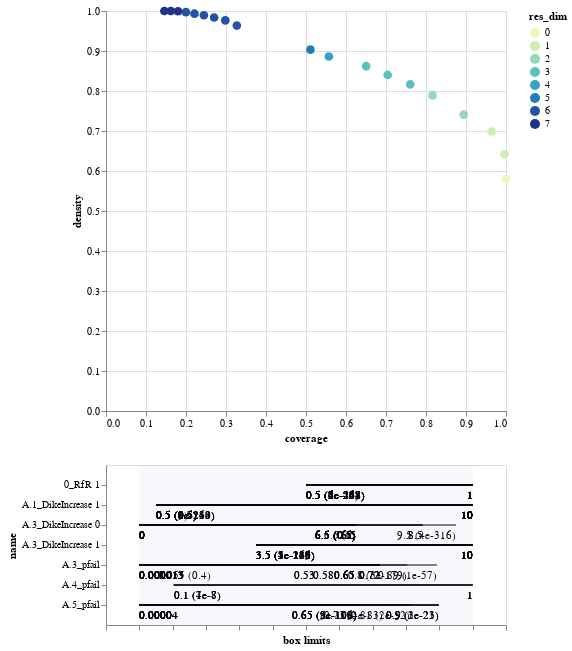

The code cell stored with this chart in its notebook:
### Code cell
box_death_r10.inspect_tradeoff()

### Figure 1 — Vega-Lite specification as saved in the notebook (floating-point values rounded to 4 significant figures)
{"config": {"view": {"continuousWidth": 400, "continuousHeight": 300}}, "vconcat": [{"data": {"name": "data-34856928024be6ad184b5ddd061bc051"}, "mark": {"type": "circle", "size": 75}, "encoding": {"color": {"type": "ordinal", "field": "res_dim", "scale": {"range": ["#eff9b6", "#d0edb3", "#97d6b9", "#5dc0c0", "#31a5c2", "#1f80b8", "#2354a3", "#21318d"]}}, "opacity": {"condition": {"value": 1, "selection": "selector003"}, "value": 0.4}, "tooltip": [{"type": "ordinal", "field": "id"}, {"type": "quantitative", "field": "coverage", "format": ".2"}, {"type": "quantitative", "field": "density", "format": ".2"}, {"type": "ordinal", "field": "res_dim"}], "x": {"type": "quantitative", "field": "coverage"}, "y": {"type": "quantitative", "field": "density"}}, "height": 400, "selection": {"selector003": {"type": "single", "fields": ["id"]}}, "width": 400}, {"layer": [{"data": {"name": "data-080e286ee16fa32d88910ec360975a58"}, "mark": "rule", "encoding": {"x": {"type": "quantitative", "axis": {"grid": false, "labels": false, "title": "box limits"}, "field": "x_lower", "scale": {"domain": [0, 1], "padding": 0.1}}, "x2": {"field": "x_upper"}, "y": {"type": "nominal", "field": "name", "scale": {"padding": 1.0}}}, "transform": [{"calculate": "(datum.x1-datum.minimum)/(datum.maximum-datum.minimum)", "as": "x_lower"}, {"calculate": "(datum.x2-datum.minimum)/(datum.maximum-datum.minimum)", "as": "x_upper"}, {"filter": {"selection": "selector003"}}], "width": 400}, {"data": {"name": "data-080e286ee16fa32d88910ec360975a58"}, "mark": {"type": "text", "align": "left", "baseline": "top", "dy": 5}, "encoding": {"text": {"type": "ordinal", "field": "text"}, "x": {"type": "quantitative", "axis": {"grid": false, "labels": false, "title": "box limits"}, "field": "x_lower", "scale": {"domain": [0, 1], "padding": 0.1}}, "x2": {"field": "x_upper"}, "y": {"type": "nominal", "field": "name", "scale": {"padding": 1.0}}}, "transform": [{"calculate": "(datum.x1-datum.minimum)/(datum.maximum-datum.minimum)", "as": "x_lower"}, {"calculate": "(datum.x2-datum.minimum)/(datum.maximum-datum.minimum)", "as": "x_upper"}, {"filter": {"selection": "selector003"}}, {"calculate": "datum.qp_lower>0?format(datum.x1, \".2\")+\" (\"+format(datum.qp_lower, \".1~g\")+\")\" :format(datum.x1, \".2\")", "as": "text"}], "width": 400}, {"data": {"name": "data-080e286ee16fa32d88910ec360975a58"}, "mark": {"type": "text", "align": "right", "baseline": "top", "dy": 5}, "encoding": {"text": {"type": "ordinal", "field": "text"}, "x": {"type": "quantitative", "field": "x_upper"}, "x2": {"field": "x_upper"}, "y": {"type": "nominal", "field": "name", "scale": {"padding": 1.0}}}, "transform": [{"calculate": "(datum.x1-datum.minimum)/(datum.maximum-datum.minimum)", "as": "x_lower"}, {"calculate": "(datum.x2-datum.minimum)/(datum.maximum-datum.minimum)", "as": "x_upper"}, {"filter": {"selection": "selector003"}}, {"calculate": "datum.qp_upper>0?format(datum.x2, \".2\")+\" (\"+format(datum.qp_upper, \".1\")+\")\" :format(datum.x2, \".2\")", "as": "text"}], "width": 400}, {"data": {"name": "data-bb8d07f6df3d47a6a475317795287b23"}, "mark": {"type": "rect", "opacity": 0.05}, "encoding": {"x": {"type": "quantitative", "field": "start"}, "x2": {"field": "end"}}}, {"data": {"name": "data-d751713988987e9331980363e24189ce"}, "mark": "point", "encoding": {"x": {"type": "quantitative", "field": "x"}, "y": {"type": "nominal", "field": "name"}}, "transform": [{"filter": {"selection": "selector003"}}], "width": 400}, {"data": {"name": "data-d751713988987e9331980363e24189ce"}, "mark": {"type": "text", "align": "center", "baseline": "top", "dy": 5}, "encoding": {"text": {"type": "nominal", "field": "item"}, "x": {"type": "quantitative", "field": "x"}, "y": {"type": "nominal", "field": "name"}}, "transform": [{"filter": {"selection": "selector003"}}], "width": 400}]}], "$schema": "https://vega.github.io/schema/vega-lite/v4.8.1.json", "datasets": {"data-34856928024be6ad184b5ddd061bc051": [{"coverage": 1.0, "density": 0.5799, "id": 0, "mass": 1.0, "mean": 0.5799, "res_dim": 0}, {"coverage": 0.9962, "density": 0.6419, "id": 1, "mass": 0.9, "mean": 0.6419, "res_dim": 1}, {"coverage": 0.9641, "density": 0.6988, "id": 2, "mass": 0.8, "mean": 0.6988, "res_dim": 1}, {"coverage": 0.8943, "density": 0.7408, "id": 3, "mass": 0.7, "mean": 0.7408, "res_dim": 2}, {"coverage": 0.8165, "density": 0.7891, "id": 4, "mass": 0.6, "mean": 0.7891, "res_dim": 2}, {"coverage": 0.7605, "density": 0.8166, "id": 5, "mass": 0.54, "mean": 0.8166, "res_dim": 3}, {"coverage": 0.7042, "density": 0.8401, "id": 6, "mass": 0.486, "mean": 0.8401, "res_dim": 3}, {"coverage": 0.6504, "density": 0.8622, "id": 7, "mass": 0.4374, "mean": 0.8622, "res_dim": 3}, {"coverage": 0.5572, "density": 0.8863, "id": 8, "mass": 0.3645, "mean": 0.8863, "res_dim": 4}, {"coverage": 0.5111, "density": 0.9034, "id": 9, "mass": 0.3281, "mean": 0.9034, "res_dim": 5}, {"coverage": 0.3271, "density": 0.9636, "id": 10, "mass": 0.1968, "mean": 0.9636, "res_dim": 6}, {"coverage": 0.2983, "density": 0.9766, "id": 11, "mass": 0.1771, "mean": 0.9766, "res_dim": 6}, {"coverage": 0.2704, "density": 0.9837, "id": 12, "mass": 0.1594, "mean": 0.9837, "res_dim": 6}, {"coverage": 0.2447, "density": 0.9893, "id": 13, "mass": 0.1434, "mean": 0.9893, "res_dim": 6}, {"coverage": 0.2211, "density": 0.9933, "id": 14, "mass": 0.1291, "mean": 0.9933, "res_dim": 6}, {"coverage": 0.1997, "density": 0.9971, "id": 15, "mass": 0.1161, "mean": 0.9971, "res_dim": 6}, {"coverage": 0.1801, "density": 0.9994, "id": 16, "mass": 0.1045, "mean": 0.9994, "res_dim": 7}, {"coverage": 0.1621, "density": 0.9999, "id": 17, "mass": 0.09402, "mean": 0.9999, "res_dim": 7}, {"coverage": 0.1459, "density": 1.0, "id": 18, "mass": 0.0846, "mean": 1.0, "res_dim": 7}], "data-080e286ee16fa32d88910ec360975a58": [{"x1": 0.0, "x2": 9.5, "name": "A.3_DikeIncrease 0", "id": 1, "minimum": 0.0, "maximum": 10.0, "qp_lower": -1.0, "qp_upper": 4.367e-316}, {"x1": 0.0, "x2": 8.5, "name": "A.3_DikeIncrease 0", "id": 2, "minimum": 0.0, "maximum": 10.0, "qp_lower": -1.0, "qp_upper": 0.0}, {"x1": 0.5, "x2": 10.0, "name": "A.1_DikeIncrease 1", "id": 3, "minimum": 0.0, "maximum": 10.0, "qp_lower": 1.359e-133, "qp_upper": -1.0}, {"x1": 0.0, "x2": 8.5, "name": "A.3_DikeIncrease 0", "id": 3, "minimum": 0.0, "maximum": 10.0, "qp_lower": -1.0, "qp_upper": 0.0}, {"x1": 0.5, "x2": 10.0, "name": "A.1_DikeIncrease 1", "id": 4, "minimum": 0.0, "maximum": 10.0, "qp_lower": 8.949e-214, "qp_upper": -1.0}, {"x1": 0.0, "x2": 6.5, "name": "A.3_DikeIncrease 0", "id": 4, "minimum": 0.0, "maximum": 10.0, "qp_lower": -1.0, "qp_upper": 0.0}, {"x1": 1.327e-05, "x2": 0.8926, "name": "A.3_pfail", "id": 5, "minimum": 1.327e-05, "maximum": 0.9997, "qp_lower": -1.0, "qp_upper": 1.029e-57}, {"x1": 0.5, "x2": 10.0, "name": "A.1_DikeIncrease 1", "id": 5, "minimum": 0.0, "maximum": 10.0, "qp_lower": 1.024e-233, "qp_upper": -1.0}, {"x1": 0.0, "x2": 6.5, "name": "A.3_DikeIncrease 0", "id": 5, "minimum": 0.0, "maximum": 10.0, "qp_lower": -1.0, "qp_upper": 0.0}, {"x1": 1.327e-05, "x2": 0.8036, "name": "A.3_pfail", "id": 6, "minimum": 1.327e-05, "maximum": 0.9997, "qp_lower": -1.0, "qp_upper": 2.521e-179}, {"x1": 0.5, "x2": 10.0, "name": "A.1_DikeIncrease 1", "id": 6, "minimum": 0.0, "maximum": 10.0, "qp_lower": 2.237e-248, "qp_upper": -1.0}, {"x1": 0.0, "x2": 6.5, "name": "A.3_DikeIncrease 0", "id": 6, "minimum": 0.0, "maximum": 10.0, "qp_lower": -1.0, "qp_upper": 0.0}, {"x1": 1.327e-05, "x2": 0.7214, "name": "A.3_pfail", "id": 7, "minimum": 1.327e-05, "maximum": 0.9997, "qp_lower": -1.0, "qp_upper": 0.0}, {"x1": 0.5, "x2": 10.0, "name": "A.1_DikeIncrease 1", "id": 7, "minimum": 0.0, "maximum": 10.0, "qp_lower": 9.771e-261, "qp_upper": -1.0}, {"x1": 0.0, "x2": 6.5, "name": "A.3_DikeIncrease 0", "id": 7, "minimum": 0.0, "maximum": 10.0, "qp_lower": -1.0, "qp_upper": 0.0}, {"x1": 1.327e-05, "x2": 0.7214, "name": "A.3_pfail", "id": 8, "minimum": 1.327e-05, "maximum": 0.9997, "qp_lower": -1.0, "qp_upper": 0.0}, {"x1": 0.5, "x2": 1.0, "name": "0_RfR 1", "id": 8, "minimum": 0.0, "maximum": 1.0, "qp_lower": 5.16e-43, "qp_upper": -1.0}, {"x1": 0.5, "x2": 10.0, "name": "A.1_DikeIncrease 1", "id": 8, "minimum": 0.0, "maximum": 10.0, "qp_lower": 0.5041, "qp_upper": -1.0}, {"x1": 0.0, "x2": 6.5, "name": "A.3_DikeIncrease 0", "id": 8, "minimum": 0.0, "maximum": 10.0, "qp_lower": -1.0, "qp_upper": 0.5041}, {"x1": 1.327e-05, "x2": 0.7214, "name": "A.3_pfail", "id": 9, "minimum": 1.327e-05, "maximum": 0.9997, "qp_lower": -1.0, "qp_upper": 0.0}, {"x1": 4.033e-05, "x2": 0.8981, "name": "A.5_pfail", "id": 9, "minimum": 4.033e-05, "maximum": 0.9999, "qp_lower": -1.0, "qp_upper": 1.028e-23}, {"x1": 0.5, "x2": 1.0, "name": "0_RfR 1", "id": 9, "minimum": 0.0, "maximum": 1.0, "qp_lower": 3.596e-53, "qp_upper": -1.0}, {"x1": 0.5, "x2": 10.0, "name": "A.1_DikeIncrease 1", "id": 9, "minimum": 0.0, "maximum": 10.0, "qp_lower": 0.5047, "qp_upper": -1.0}, {"x1": 0.0, "x2": 6.5, "name": "A.3_DikeIncrease 0", "id": 9, "minimum": 0.0, "maximum": 10.0, "qp_lower": -1.0, "qp_upper": 0.5047}, {"x1": 1.327e-05, "x2": 0.7214, "name": "A.3_pfail", "id": 10, "minimum": 1.327e-05, "maximum": 0.9997, "qp_lower": -1.0, "qp_upper": 0.0}, {"x1": 4.033e-05, "x2": 0.8981, "name": "A.5_pfail", "id": 10, "minimum": 4.033e-05, "maximum": 0.9999, "qp_lower": -1.0, "qp_upper": 3.14e-21}, {"x1": 0.5, "x2": 1.0, "name": "0_RfR 1", "id": 10, "minimum": 0.0, "maximum": 1.0, "qp_lower": 3.538e-202, "qp_upper": -1.0}, {"x1": 0.5, "x2": 10.0, "name": "A.1_DikeIncrease 1", "id": 10, "minimum": 0.0, "maximum": 10.0, "qp_lower": 0.5099, "qp_upper": -1.0}, {"x1": 0.0, "x2": 6.5, "name": "A.3_DikeIncrease 0", "id": 10, "minimum": 0.0, "maximum": 10.0, "qp_lower": -1.0, "qp_upper": 0.5099}, {"x1": 3.5, "x2": 10.0, "name": "A.3_DikeIncrease 1", "id": 10, "minimum": 0.0, "maximum": 10.0, "qp_lower": 4.423e-230, "qp_upper": -1.0}, {"x1": 1.327e-05, "x2": 0.6479, "name": "A.3_pfail", "id": 11, "minimum": 1.327e-05, "maximum": 0.9997, "qp_lower": -1.0, "qp_upper": 0.0}, {"x1": 4.033e-05, "x2": 0.8981, "name": "A.5_pfail", "id": 11, "minimum": 4.033e-05, "maximum": 0.9999, "qp_lower": -1.0, "qp_upper": 1.826e-23}, {"x1": 0.5, "x2": 1.0, "name": "0_RfR 1", "id": 11, "minimum": 0.0, "maximum": 1.0, "qp_lower": 2.049e-232, "qp_upper": -1.0}, {"x1": 0.5, "x2": 10.0, "name": "A.1_DikeIncrease 1", "id": 11, "minimum": 0.0, "maximum": 10.0, "qp_lower": 0.5131, "qp_upper": -1.0}, {"x1": 0.0, "x2": 6.5, "name": "A.3_DikeIncrease 0", "id": 11, "minimum": 0.0, "maximum": 10.0, "qp_lower": -1.0, "qp_upper": 0.5131}, {"x1": 3.5, "x2": 10.0, "name": "A.3_DikeIncrease 1", "id": 11, "minimum": 0.0, "maximum": 10.0, "qp_lower": 3.256e-242, "qp_upper": -1.0}, {"x1": 1.327e-05, "x2": 0.6479, "name": "A.3_pfail", "id": 12, "minimum": 1.327e-05, "maximum": 0.9997, "qp_lower": -1.0, "qp_upper": 0.0}, {"x1": 4.033e-05, "x2": 0.8133, "name": "A.5_pfail", "id": 12, "minimum": 4.033e-05, "maximum": 0.9999, "qp_lower": -1.0, "qp_upper": 1.535e-52}, {"x1": 0.5, "x2": 1.0, "name": "0_RfR 1", "id": 12, "minimum": 0.0, "maximum": 1.0, "qp_lower": 6.644e-252, "qp_upper": -1.0}, {"x1": 0.5, "x2": 10.0, "name": "A.1_DikeIncrease 1", "id": 12, "minimum": 0.0, "maximum": 10.0, "qp_lower": 0.5165, "qp_upper": -1.0}, {"x1": 0.0, "x2": 6.5, "name": "A.3_DikeIncrease 0", "id": 12, "minimum": 0.0, "maximum": 10.0, "qp_lower": -1.0, "qp_upper": 0.5165}, {"x1": 3.5, "x2": 10.0, "name": "A.3_DikeIncrease 1", "id": 12, "minimum": 0.0, "maximum": 10.0, "qp_lower": 1.396e-213, "qp_upper": -1.0}, {"x1": 1.327e-05, "x2": 0.6479, "name": "A.3_pfail", "id": 13, "minimum": 1.327e-05, "maximum": 0.9997, "qp_lower": -1.0, "qp_upper": 0.0}, {"x1": 4.033e-05, "x2": 0.731, "name": "A.5_pfail", "id": 13, "minimum": 4.033e-05, "maximum": 0.9999, "qp_lower": -1.0, "qp_upper": 4.484e-83}, {"x1": 0.5, "x2": 1.0, "name": "0_RfR 1", "id": 13, "minimum": 0.0, "maximum": 1.0, "qp_lower": 5.815e-265, "qp_upper": -1.0}, {"x1": 0.5, "x2": 10.0, "name": "A.1_DikeIncrease 1", "id": 13, "minimum": 0.0, "maximum": 10.0, "qp_lower": 0.5214, "qp_upper": -1.0}, {"x1": 0.0, "x2": 6.5, "name": "A.3_DikeIncrease 0", "id": 13, "minimum": 0.0, "maximum": 10.0, "qp_lower": -1.0, "qp_upper": 0.5214}, {"x1": 3.5, "x2": 10.0, "name": "A.3_DikeIncrease 1", "id": 13, "minimum": 0.0, "maximum": 10.0, "qp_lower": 4.692e-187, "qp_upper": -1.0}, {"x1": 1.327e-05, "x2": 0.6479, "name": "A.3_pfail", "id": 14, "minimum": 1.327e-05, "maximum": 0.9997, "qp_lower": -1.0, "qp_upper": 0.0}, {"x1": 4.033e-05, "x2": 0.652, "name": "A.5_pfail", "id": 14, "minimum": 4.033e-05, "maximum": 0.9999, "qp_lower": -1.0, "qp_upper": 8.825e-108}, {"x1": 0.5, "x2": 1.0, "name": "0_RfR 1", "id": 14, "minimum": 0.0, "maximum": 1.0, "qp_lower": 1.893e-268, "qp_upper": -1.0}, {"x1": 0.5, "x2": 10.0, "name": "A.1_DikeIncrease 1", "id": 14, "minimum": 0.0, "maximum": 10.0, "qp_lower": 0.5285, "qp_upper": -1.0}, {"x1": 0.0, "x2": 6.5, "name": "A.3_DikeIncrease 0", "id": 14, "minimum": 0.0, "maximum": 10.0, "qp_lower": -1.0, "qp_upper": 0.5285}, {"x1": 3.5, "x2": 10.0, "name": "A.3_DikeIncrease 1", "id": 14, "minimum": 0.0, "maximum": 10.0, "qp_lower": 1.099e-149, "qp_upper": -1.0}, {"x1": 1.327e-05, "x2": 0.5827, "name": "A.3_pfail", "id": 15, "minimum": 1.327e-05, "maximum": 0.9997, "qp_lower": -1.0, "qp_upper": 0.0}, {"x1": 4.033e-05, "x2": 0.652, "name": "A.5_pfail", "id": 15, "minimum": 4.033e-05, "maximum": 0.9999, "qp_lower": -1.0, "qp_upper": 4.515e-116}, {"x1": 0.5, "x2": 1.0, "name": "0_RfR 1", "id": 15, "minimum": 0.0, "maximum": 1.0, "qp_lower": 1.518e-268, "qp_upper": -1.0}, {"x1": 0.5, "x2": 10.0, "name": "A.1_DikeIncrease 1", "id": 15, "minimum": 0.0, "maximum": 10.0, "qp_lower": 0.5454, "qp_upper": -1.0}, {"x1": 0.0, "x2": 6.5, "name": "A.3_DikeIncrease 0", "id": 15, "minimum": 0.0, "maximum": 10.0, "qp_lower": -1.0, "qp_upper": 0.5454}, {"x1": 3.5, "x2": 10.0, "name": "A.3_DikeIncrease 1", "id": 15, "minimum": 0.0, "maximum": 10.0, "qp_lower": 3.308e-143, "qp_upper": -1.0}, {"x1": 1.327e-05, "x2": 0.5827, "name": "A.3_pfail", "id": 16, "minimum": 1.327e-05, "maximum": 0.9997, "qp_lower": -1.0, "qp_upper": 0.0}, {"x1": 0.1031, "x2": 0.9999, "name": "A.4_pfail", "id": 16, "minimum": 6.028e-05, "maximum": 0.9999, "qp_lower": 7.056e-08, "qp_upper": -1.0}, {"x1": 4.033e-05, "x2": 0.652, "name": "A.5_pfail", "id": 16, "minimum": 4.033e-05, "maximum": 0.9999, "qp_lower": -1.0, "qp_upper": 8.092e-109}, {"x1": 0.5, "x2": 1.0, "name": "0_RfR 1", "id": 16, "minimum": 0.0, "maximum": 1.0, "qp_lower": 2.737e-273, "qp_upper": -1.0}, {"x1": 0.5, "x2": 10.0, "name": "A.1_DikeIncrease 1", "id": 16, "minimum": 0.0, "maximum": 10.0, "qp_lower": 0.6063, "qp_upper": -1.0}, {"x1": 0.0, "x2": 6.5, "name": "A.3_DikeIncrease 0", "id": 16, "minimum": 0.0, "maximum": 10.0, "qp_lower": -1.0, "qp_upper": 0.6063}, {"x1": 3.5, "x2": 10.0, "name": "A.3_DikeIncrease 1", "id": 16, "minimum": 0.0, "maximum": 10.0, "qp_lower": 1.286e-165, "qp_upper": -1.0}, {"x1": 1.327e-05, "x2": 0.5258, "name": "A.3_pfail", "id": 17, "minimum": 1.327e-05, "maximum": 0.9997, "qp_lower": -1.0, "qp_upper": 0.0}, {"x1": 0.1031, "x2": 0.9999, "name": "A.4_pfail", "id": 17, "minimum": 6.028e-05, "maximum": 0.9999, "qp_lower": 1.229e-07, "qp_upper": -1.0}, {"x1": 4.033e-05, "x2": 0.652, "name": "A.5_pfail", "id": 17, "minimum": 4.033e-05, "maximum": 0.9999, "qp_lower": -1.0, "qp_upper": 2.443e-102}, {"x1": 0.5, "x2": 1.0, "name": "0_RfR 1", "id": 17, "minimum": 0.0, "maximum": 1.0, "qp_lower": 5.61e-244, "qp_upper": -1.0}, {"x1": 0.5, "x2": 10.0, "name": "A.1_DikeIncrease 1", "id": 17, "minimum": 0.0, "maximum": 10.0, "qp_lower": 0.7358, "qp_upper": -1.0}, {"x1": 0.0, "x2": 6.5, "name": "A.3_DikeIncrease 0", "id": 17, "minimum": 0.0, "maximum": 10.0, "qp_lower": -1.0, "qp_upper": 0.7358}, {"x1": 3.5, "x2": 10.0, "name": "A.3_DikeIncrease 1", "id": 17, "minimum": 0.0, "maximum": 10.0, "qp_lower": 5.141e-136, "qp_upper": -1.0}, {"x1": 0.0549, "x2": 0.5258, "name": "A.3_pfail", "id": 18, "minimum": 1.327e-05, "maximum": 0.9997, "qp_lower": 0.4066, "qp_upper": 0.0}, {"x1": 0.1031, "x2": 0.9999, "name": "A.4_pfail", "id": 18, "minimum": 6.028e-05, "maximum": 0.9999, "qp_lower": 3.756e-08, "qp_upper": -1.0}, {"x1": 4.033e-05, "x2": 0.652, "name": "A.5_pfail", "id": 18, "minimum": 4.033e-05, "maximum": 0.9999, "qp_lower": -1.0, "qp_upper": 4.933e-100}, {"x1": 0.5, "x2": 1.0, "name": "0_RfR 1", "id": 18, "minimum": 0.0, "maximum": 1.0, "qp_lower": 3.05e-247, "qp_upper": -1.0}, {"x1": 0.5, "x2": 10.0, "name": "A.1_DikeIncrease 1", "id": 18, "minimum": 0.0, "maximum": 10.0, "qp_lower": 1.0, "qp_upper": -1.0}, {"x1": 0.0, "x2": 6.5, "name": "A.3_DikeIncrease 0", "id": 18, "minimum": 0.0, "maximum": 10.0, "qp_lower": -1.0, "qp_upper": 1.0}, {"x1": 3.5, "x2": 10.0, "name": "A.3_DikeIncrease 1", "id": 18, "minimum": 0.0, "maximum": 10.0, "qp_lower": 1.618e-138, "qp_upper": -1.0}], "data-bb8d07f6df3d47a6a475317795287b23": [{"start": 0, "end": 1}], "data-d751713988987e9331980363e24189ce": []}}
